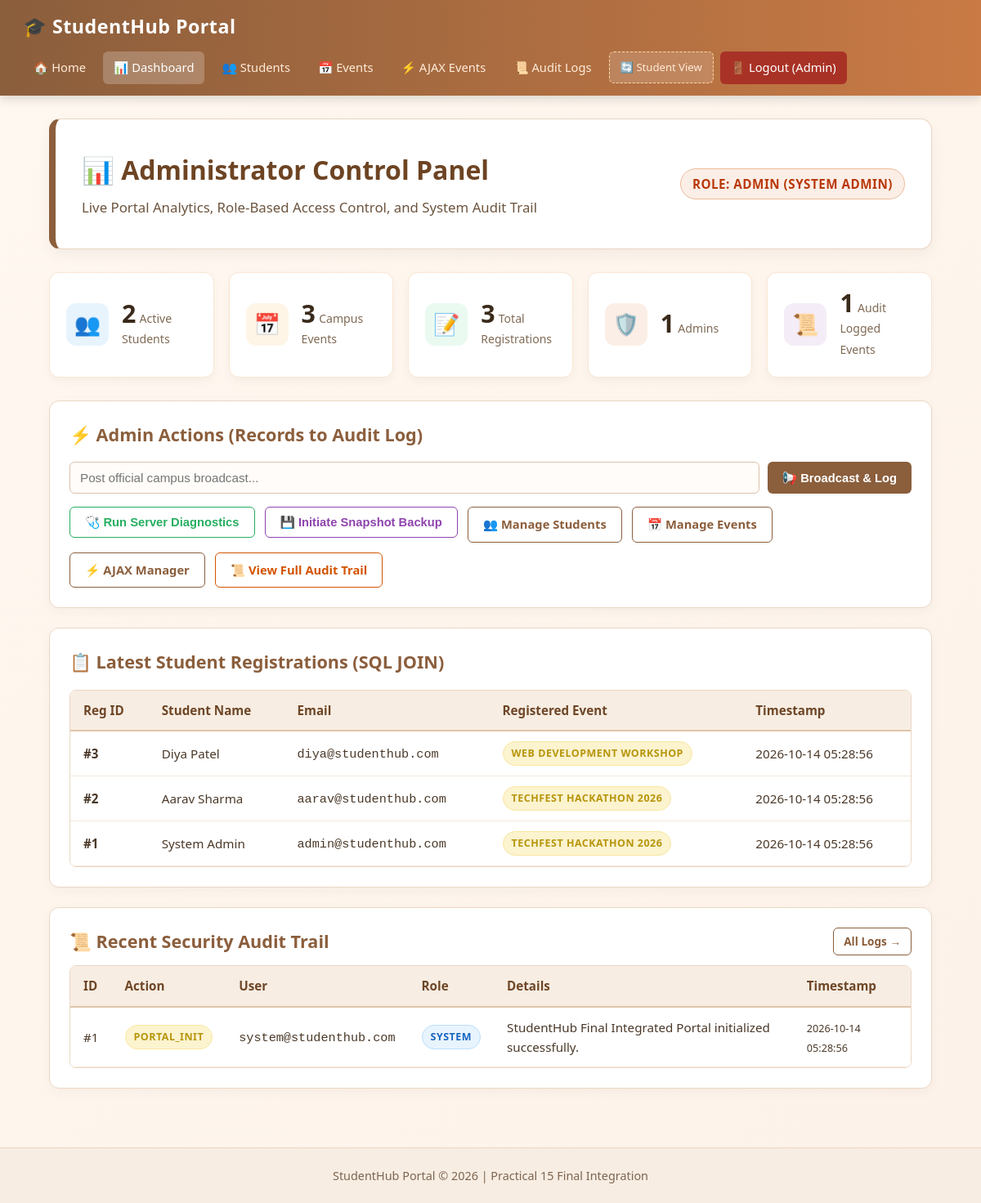
Screenshot of /PAGES/admin_dashboard.php (signed in) with the database file from the repository.
### tables this page shows
CREATE TABLE IF NOT EXISTS registrations (
    registration_id INT AUTO_INCREMENT PRIMARY KEY,
    student_id INT NOT NULL,
    event_id INT NOT NULL,
    registration_date TIMESTAMP DEFAULT CURRENT_TIMESTAMP,
    FOREIGN KEY (student_id) REFERENCES students(student_id) ON DELETE CASCADE,
    FOREIGN KEY (event_id) REFERENCES events(event_id) ON DELETE CASCADE
);

CREATE TABLE IF NOT EXISTS students (
    student_id INT AUTO_INCREMENT PRIMARY KEY,
    full_name VARCHAR(100) NOT NULL,
    enrollment_id VARCHAR(20) NOT NULL UNIQUE,
    email VARCHAR(100) NOT NULL UNIQUE,
    mobile VARCHAR(15) NOT NULL,
    password_hash VARCHAR(255) NOT NULL,
    course VARCHAR(50) NOT NULL,
    year VARCHAR(10) NOT NULL,
    gender VARCHAR(10) NOT NULL,
    role VARCHAR(20) DEFAULT 'student',
    created_at TIMESTAMP DEFAULT CURRENT_TIMESTAMP
);

CREATE TABLE IF NOT EXISTS events (
    event_id INT AUTO_INCREMENT PRIMARY KEY,
    title VARCHAR(150) NOT NULL,
    category VARCHAR(50) NOT NULL,
    description TEXT,
    event_date DATE NOT NULL,
    poster VARCHAR(255) DEFAULT NULL,
    created_at TIMESTAMP DEFAULT CURRENT_TIMESTAMP
);

CREATE TABLE IF NOT EXISTS audit_logs (
    log_id INT AUTO_INCREMENT PRIMARY KEY,
    user_email VARCHAR(100) NOT NULL,
    user_role VARCHAR(20) NOT NULL,
    action VARCHAR(100) NOT NULL,
    details TEXT,
    ip_address VARCHAR(45) DEFAULT '127.0.0.1',
    log_time TIMESTAMP DEFAULT CURRENT_TIMESTAMP
);

### PAGES/admin_dashboard.php (the view, shortened to what this page needs)
<?php
require_once 'db_connect.php';
$q_students = mysqli_query($conn, "SELECT COUNT(*) AS total FROM students WHERE role = 'student'");
$student_count = mysqli_fetch_assoc($q_students)['total'] ?? 0;
$q_admins = mysqli_query($conn, "SELECT COUNT(*) AS total FROM students WHERE role = 'admin'");
$admin_count = mysqli_fetch_assoc($q_admins)['total'] ?? 0;
$q_events = mysqli_query($conn, "SELECT COUNT(*) AS total FROM events");
$event_count = mysqli_fetch_assoc($q_events)['total'] ?? 0;
$q_regs = mysqli_query($conn, "SELECT COUNT(*) AS total FROM registrations");
$reg_count = mysqli_fetch_assoc($q_regs)['total'] ?? 0;
$q_logs = mysqli_query($conn, "SELECT COUNT(*) AS total FROM audit_logs");
$log_count = mysqli_fetch_assoc($q_logs)['total'] ?? 0;
$latest_regs_q = mysqli_query($conn, "
    SELECT r.registration_id, s.full_name, s.email, e.title, r.registration_date
    FROM registrations r
    JOIN students s ON r.student_id = s.student_id
    JOIN events e ON r.event_id = e.event_id
    ORDER BY r.registration_date DESC, r.registration_id DESC
    LIMIT 5
");
$recent_logs_q = mysqli_query($conn, "SELECT * FROM audit_logs ORDER BY log_time DESC, log_id DESC LIMIT 5");
?>
<!doctype html>
<html lang="en">
<head>
  <link rel="stylesheet" href="../CSS/style.css" />
</head>
<body>
  <?php include 'navbar.php'; ?>
  <main>
    <div class="hero" style="border-left-color: #8b5e3c;">
      <div>
        <h1>📊 Administrator Control Panel</h1>
        <p>Live Portal Analytics, Role-Based Access Control, and System Audit Trail</p>
      </div>
      <div>
        <span class="badge badge-admin" style="font-size: 0.95rem; padding: 6px 14px;">
          Role: ADMIN (<?php echo htmlspecialchars($_SESSION['full_name'] ?? 'Admin'); ?>)
        </span>
      </div>
    </div>
    <div class="stats-grid">
      <div class="stat-card">
        <div class="stat-icon students">👥</div>
        <div class="stat-info">
          <span class="stat-number"><?php echo (int)$student_count; ?></span>
          <span class="stat-label">Active Students</span>
        </div>
      </div>
      <div class="stat-card">
        <div class="stat-icon events">📅</div>
        <div class="stat-info">
          <span class="stat-number"><?php echo (int)$event_count; ?></span>
          <span class="stat-label">Campus Events</span>
        </div>
      </div>
      <div class="stat-card">
        <div class="stat-icon regs">📝</div>
        <div class="stat-info">
          <span class="stat-number"><?php echo (int)$reg_count; ?></span>
          <span class="stat-label">Total Registrations</span>
        </div>
      </div>
      <div class="stat-card">
        <div class="stat-icon admins">🛡️</div>
        <div class="stat-info">
          <span class="stat-number"><?php echo (int)$admin_count; ?></span>
          <span class="stat-label">Admins</span>
        </div>
      </div>
      <div class="stat-card">
        <div class="stat-icon logs">📜</div>
        <div class="stat-info">
          <span class="stat-number"><?php echo (int)$log_count; ?></span>
          <span class="stat-label">Audit Logged Events</span>
        </div>
      </div>
    </div>
    <div class="card">
      <h2>⚡ Admin Actions (Records to Audit Log)</h2>
      <form action="admin_dashboard.php" method="POST" style="margin-top: 12px;">
        <div style="display: flex; gap: 10px; flex-wrap: wrap;">
          <input type="text" name="announcement_text" class="form-control" style="flex: 1; min-width: 260px;" placeholder="Post official campus broadcast..." required>
          <button type="submit" class="btn btn-primary">📢 Broadcast & Log</button>
        </div>
      </form>
      <div style="display: flex; gap: 12px; margin-top: 16px; flex-wrap: wrap;">
        <form action="admin_dashboard.php" method="POST" style="display: inline;">
          <button type="submit" class="btn btn-outline" style="border-color: #27ae60; color: #27ae60;">
            🩺 Run Server Diagnostics
          </button>
        </form>
        <form action="admin_dashboard.php" method="POST" style="display: inline;">
          <button type="submit" class="btn btn-outline" style="border-color: #8e44ad; color: #8e44ad;">
            💾 Initiate Snapshot Backup
          </button>
        </form>
        <a href="students.php" class="btn btn-outline">👥 Manage Students</a>
        <a href="events.php" class="btn btn-outline">📅 Manage Events</a>
        <a href="ajax_events.php" class="btn btn-outline">⚡ AJAX Manager</a>
        <a href="audit_logs.php" class="btn btn-outline" style="border-color: #d35400; color: #d35400;">📜 View Full Audit Trail</a>
      </div>
    </div>
    <div class="card">
      <h2>📋 Latest Student Registrations (SQL JOIN)</h2>
      <div class="table-responsive">
        <table>
          <thead>
            <tr>
              <th>Reg ID</th>
              <th>Student Name</th>
              <th>Email</th>
              <th>Registered Event</th>
              <th>Timestamp</th>
            </tr>
          </thead>
          <tbody>
            <?php if ($latest_regs_q && mysqli_num_rows($latest_regs_q) > 0): ?>
              <?php while ($r = mysqli_fetch_assoc($latest_regs_q)): ?>
                <tr>
                  <td><strong>#<?php echo $r['registration_id']; ?></strong></td>
                  <td><?php echo htmlspecialchars($r['full_name']); ?></td>
                  <td><code><?php echo htmlspecialchars($r['email']); ?></code></td>
                  <td><span class="badge badge-action"><?php echo htmlspecialchars($r['title']); ?></span></td>
                  <td><?php echo htmlspecialchars($r['registration_date']); ?></td>
                </tr>
              <?php endwhile; ?>
            <?php else: ?>
              <tr>
                <td colspan="5" style="text-align: center; color: #888; padding: 20px;">No registrations recorded yet.</td>
              </tr>
            <?php endif; ?>
          </tbody>
        </table>
      </div>
    </div>
    <div class="card">
      <div style="display: flex; justify-content: space-between; align-items: center; margin-bottom: 12px;">
        <h2 style="margin: 0;">📜 Recent Security Audit Trail</h2>
        <a href="audit_logs.php" class="btn btn-outline" style="font-size: 0.85rem; padding: 5px 12px;">All Logs &rarr;</a>
      </div>
      <div class="table-responsive">
        <table>
          <thead>
            <tr>
              <th>ID</th>
              <th>Action</th>
              <th>User</th>
              <th>Role</th>
              <th>Details</th>
              <th>Timestamp</th>
            </tr>
          </thead>
          <tbody>
            <?php if ($recent_logs_q && mysqli_num_rows($recent_logs_q) > 0): ?>
              <?php while ($l = mysqli_fetch_assoc($recent_logs_q)): ?>
                <tr>
                  <td>#<?php echo $l['log_id']; ?></td>
                  <td><span class="badge badge-action"><?php echo htmlspecialchars($l['action']); ?></span></td>
                  <td><code><?php echo htmlspecialchars($l['user_email']); ?></code></td>
                  <td>
                    <span class="badge <?php echo ($l['user_role'] === 'admin') ? 'badge-admin' : 'badge-student'; ?>">
                      <?php echo htmlspecialchars($l['user_role']); ?>
                    </span>
                  </td>
                  <td><?php echo htmlspecialchars($l['details']); ?></td>
                  <td><small><?php echo htmlspecialchars($l['log_time']); ?></small></td>
                </tr>
              <?php endwhile; ?>
            <?php else: ?>
              <tr>
                <td colspan="6" style="text-align: center; color: #888; padding: 20px;">No audit trail events found.</td>
              </tr>
            <?php endif; ?>
          </tbody>
        </table>
      </div>
    </div>
  </main>
  <footer>
    <p>StudentHub Portal &copy; 2026 | Practical 15 Final Integration</p>
  </footer>
</body>
</html>

### PAGES/navbar.php (shortened to what this page needs)
<?php
$role = isset($_SESSION['role']) ? $_SESSION['role'] : 'guest';
$current_page = basename($_SERVER['PHP_SELF']);
?>
<nav class="navbar" aria-label="Main Navigation">
  <a class="brand" href="index.php">
    🎓 StudentHub Portal
  </a>
  <div class="nav-links">
    <a href="index.php" class="<?php echo ($current_page === 'index.php') ? 'active' : ''; ?>">🏠 Home</a>
    <?php if ($role === 'admin'): ?>
      <a href="admin_dashboard.php" class="<?php echo ($current_page === 'admin_dashboard.php') ? 'active' : ''; ?>">📊 Dashboard</a>
      <a href="students.php" class="<?php echo ($current_page === 'students.php' || $current_page === 'add_student.php' || $current_page === 'edit_student.php') ? 'active' : ''; ?>">👥 Students</a>
      <a href="events.php" class="<?php echo ($current_page === 'events.php' || $current_page === 'add_event.php' || $current_page === 'edit_event.php') ? 'active' : ''; ?>">📅 Events</a>
      <a href="ajax_events.php" class="<?php echo ($current_page === 'ajax_events.php') ? 'active' : ''; ?>">⚡ AJAX Events</a>
      <a href="audit_logs.php" class="<?php echo ($current_page === 'audit_logs.php') ? 'active' : ''; ?>">📜 Audit Logs</a>
      <a href="dashboard.php" style="background: rgba(255, 255, 255, 0.15); border: 1px dashed #ffd8a8; font-size: 0.82rem;" title="Switch to Student view">
        🔄 Student View
      </a>
      <a href="logout.php" class="btn-logout">🚪 Logout (Admin)</a>
    <?php endif; ?>
  </div>
</nav>

### CSS/style.css (style rules this page uses)
* { box-sizing: border-box; margin: 0; padding: 0; }
body { font-family: "Segoe UI", Arial, Helvetica, sans-serif; background: linear-gradient(135deg, #fff8f0 0%, #fdf2e9 100%); color: #3a2a1a; min-height: 100vh; display: flex; flex-direction: column; line-height: 1.6; }
.navbar { background: linear-gradient(90deg, #8b5e3c, #c97a45); padding: 14px 28px; box-shadow: 0 4px 12px rgba(0, 0, 0, 0.15); display: flex; justify-content: space-between; align-items: center; flex-wrap: wrap; gap: 12px; }
.brand { color: #ffffff; text-decoration: none; font-size: 1.45rem; font-weight: 700; letter-spacing: 0.5px; display: flex; align-items: center; gap: 8px; }
.nav-links { display: flex; gap: 8px; align-items: center; flex-wrap: wrap; }
.nav-links a { color: #ffecd9; text-decoration: none; font-weight: 500; padding: 8px 13px; border-radius: 6px; font-size: 0.92rem; transition: all 0.2s ease; }
.nav-links a:hover, .nav-links a.active { background: rgba(255, 255, 255, 0.22); color: #ffffff; }
.nav-links .btn-logout { background: #a93226; color: #ffffff; }
main { flex: 1; padding: 28px 20px 48px; max-width: 1120px; margin: 0 auto; width: 100%; }
.hero { background: #ffffff; border: 1px solid #ebd7c4; border-radius: 14px; padding: 36px 32px; margin-bottom: 28px; box-shadow: 0 6px 18px rgba(0, 0, 0, 0.05); border-left: 8px solid #8b5e3c; display: flex; justify-content: space-between; align-items: center; flex-wrap: wrap; gap: 20px; }
.hero h1 { font-size: 2rem; color: #6d4423; margin-bottom: 8px; }
.hero p { color: #6c543e; font-size: 1.05rem; max-width: 650px; }
.card { background: #ffffff; padding: 24px; border: 1px solid #ebd7c4; border-radius: 12px; box-shadow: 0 4px 15px rgba(0, 0, 0, 0.04); margin-bottom: 24px; }
.card h2 { color: #8b5e3c; margin-top: 0; margin-bottom: 16px; display: flex; align-items: center; gap: 10px; font-size: 1.35rem; }
.stats-grid { display: grid; grid-template-columns: repeat(auto-fit, minmax(200px, 1fr)); gap: 18px; margin-bottom: 28px; }
.stat-card { background: #ffffff; border-radius: 12px; padding: 20px; border: 1px solid #fae6d3; box-shadow: 0 4px 12px rgba(0, 0, 0, 0.04); display: flex; align-items: center; gap: 16px; }
.stat-icon { width: 52px; height: 52px; border-radius: 12px; display: flex; align-items: center; justify-content: center; font-size: 26px; flex-shrink: 0; }
.stat-icon.students { background: #e8f4fd; color: #1e88e5; }
.stat-icon.events { background: #fef5e7; color: #f39c12; }
.stat-icon.regs { background: #eafaf1; color: #27ae60; }
.stat-icon.admins { background: #fbeee6; color: #d35400; }
.stat-icon.logs { background: #f4ecf7; color: #8e44ad; }
.stat-number { font-size: 1.9rem; font-weight: 700; color: #3a2a1a; line-height: 1.1; }
.stat-label { font-size: 0.88rem; color: #7f6a55; margin-top: 4px; }
.table-responsive { overflow-x: auto; border-radius: 8px; border: 1px solid #ebd7c4; }
table { width: 100%; border-collapse: collapse; background: #ffffff; font-size: 0.95rem; }
th { background: #f7ede2; color: #6e4627; padding: 12px 16px; text-align: left; font-weight: 600; border-bottom: 2px solid #e0c5aa; }
td { padding: 12px 16px; border-bottom: 1px solid #f4e8dc; color: #4a3828; }
.badge { display: inline-block; padding: 4px 10px; border-radius: 50px; font-size: 0.78rem; font-weight: 600; text-transform: uppercase; letter-spacing: 0.5px; }
.badge-admin { background: #fbeee6; color: #b9380a; border: 1px solid #edbb99; }
.badge-student { background: #e8f4fd; color: #1565c0; border: 1px solid #bbdefb; }
.badge-action { background: #fcf3cf; color: #b7950b; border: 1px solid #f9e79f; }
.btn { display: inline-block; padding: 9px 18px; border-radius: 6px; text-decoration: none; font-weight: 600; cursor: pointer; border: none; font-size: 0.92rem; transition: all 0.2s ease; text-align: center; }
.btn-primary { background: #8b5e3c; color: #ffffff; }
.btn-outline { background: transparent; color: #8b5e3c; border: 1px solid #8b5e3c; }
.form-control { width: 100%; padding: 10px 12px; border: 1px solid #dcc2aa; border-radius: 6px; font-size: 0.95rem; background: #fffcf9; }
footer { background: #f7ede2; border-top: 1px solid #ebd7c4; padding: 22px 20px; text-align: center; color: #7d6550; font-size: 0.9rem; }

### rows the page displays
registrations: registration_id "3", student.full_name "Diya Patel", student.email "diya@studenthub.com", event.title "WEB DEVELOPMENT WORKSHOP", registration_date "2026-10-14 05:28:56"
registrations: registration_id "2", student.full_name "Aarav Sharma", student.email "aarav@studenthub.com", event.title "TECHFEST HACKATHON 2026", registration_date "2026-10-14 05:28:56"
registrations: registration_id "1", student.full_name "System Admin", student.email "admin@studenthub.com", event.title "TECHFEST HACKATHON 2026", registration_date "2026-10-14 05:28:56"
audit_logs: log_id "1", action "PORTAL_INIT", user_email "system@studenthub.com", user_role "SYSTEM", details "StudentHub Final Integrated Portal initialized successfully.", log_time "2026-10-14 05:28:56"

### other values shown
$_SESSION['full_name'] "SYSTEM ADMIN"
$student_count "2"
$event_count "3"
$reg_count "3"
$admin_count "1"
$log_count "1"
